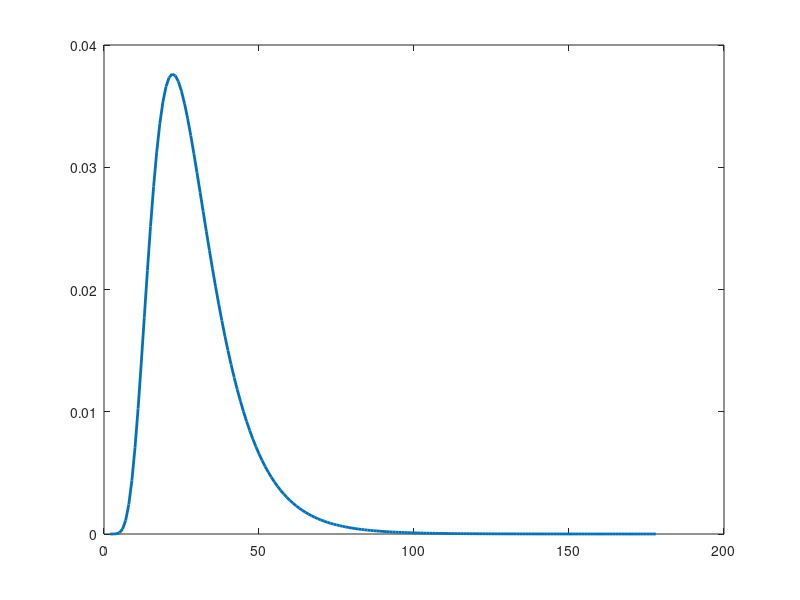

The MATLAB script that drew this image: (Note: this script raises an error after producing the figure.)
%% MINI DETECTION SIMULATION
%
% Alejandro Torrado Pacheco - July 2020
%
% 
% way 1: sigma/1.8, integer prop 0.48
% way 2: sigma/2.0, integer prop 0.50
% 

% mean single channel conductance of AMPARs
single_chan_conduct = 10; % pS
% membrane potential (absolute value)
Vm = 70; 
% mean current resulting from the opening of a single AMPAR at this Vm
single_current = single_chan_conduct * Vm*1e-3; % pA
% number of AMPARs per synapse (based on data from cerebellar synapses,
% doi: 10.1523/JNEUROSCI.2861-06.2007 ), min and max
n_AMPAR_min = 2;
n_AMPAR_max = 178;
p_open = 0.5; % mean proportion of channels opened by Glu release
p_open_sigma = 1;

% make normal distribution with values above
p_dist = makedist('Normal','mu',p_open,'sigma',p_open_sigma);
Normal_P_dist = truncate(p_dist, 0, 1);
x_p = 0:0.01:1;
y_p = pdf(Normal_P_dist,x_p);
% figure();
% plot(y_p,'r','linewidth',2);

% We assume a log-normal distribution of the number of AMPARs per synapse.
% From the paper above, we find that the mean and s.d. of this distribution
% are:
mu_X = 36.4;
sigma_X = mu_X*0.92;
% The above are the expectation and s.d. of the log-normally distributed
% variable X = e^(mu+sigma*Z), where Z is a standard normal variable and mu
% and sigma are the parameters of the lognormal distribution. We then
% compute mu and sigma based on mu_X and sigma_X:
mu = log( mu_X^2 / sqrt(mu_X^2 + sigma_X^2) );
sigma = sqrt( log( sigma_X^2/mu_X^2 + 1 ) );

% create the probability distribution object from those parameters
temp_pd = makedist('Lognormal','mu',mu,'sigma',sigma/1.8);

LogNormal_PD = truncate(temp_pd, n_AMPAR_min, n_AMPAR_max);

% compute and plot the PDF in the desired range
x_vals = n_AMPAR_min : n_AMPAR_max;
y_vals = pdf(LogNormal_PD,x_vals);

figure();
plot(x_vals,y_vals,'linewidth',2);

prop_mode = 'integer';


%% Sample simulated mini events from neurons

detection_threshold = 5.0;
% number of neurons in simulated dataset
n_cells = 35;
% sample n mini events from this neuron
n_events = 100;
% generate random set of AMPAR number per synapse
n_AMPARs = random(LogNormal_PD,n_events,n_cells);
%generate random proportion of open channels
switch prop_mode
    case 'normal'
        prop_Open = random(Normal_P_dist,n_events,n_cells);
    case 'uniform'
        unifact = 1;
        prop_Open = unifact*rand(n_events,n_cells);
    case 'integer'
        pO_range = [0.40 0.60];
        prop_Open = pO_range(1) + (pO_range(2) - pO_range(1)) .* rand(1,n_cells);
end
mini_ampl = prop_Open .* n_AMPARs .* single_current; 

do_plots = 0;
if do_plots
    for uu=1:n_cells
        figure();
        histogram(mini_ampl(:,uu),0:1:120,'facecolor','none','edgecolor','k');
        text(50, 5, sprintf('Mean amplitude: %.2f', mean(mini_ampl(:,uu))),'fontsize',12);
        hold on
        newdat = mini_ampl(:,uu);
        newdat(newdat<5) = NaN;
        histogram(newdat,0:1:120,'facecolor','none','edgecolor','r');
        text(50, 7, sprintf('Mean amplitude: %.2f', nanmean(newdat)),'fontsize',12,'color','r');
        uiwait(gcf)
    end
end

mean_ampl_bycell = nanmean(mini_ampl,1);

total_mean = nanmean(mean_ampl_bycell);
total_sem = nanstd(mean_ampl_bycell) ./ sqrt(n_cells-1);

% Now sample x events by cell at random to create simulated CDF

dataload = load('/Users/atorrado/Desktop/MLS_DATA/mini_sim/C2_CDF.mat');
cdf_data = dataload.C2_CDF;
[f,x] = ecdf(cdf_data);

n_samples_range = [30 90];

sampled_events = [];
toscale_events = [];

% rng(1);

%%
pks = 1;
counter = 0;

rng('shuffle');

while pks > 0.05
    sampled_events = [];
    toscale_events = [];
    
    for cc = 1:n_cells
%         rng();
        n_samples = randi(n_samples_range,1);
        sampled_events = [sampled_events; randsample(mini_ampl(:,cc),n_samples,'false')];
    end
    
    
%     rng(randi(1));
%     n_samples = randi(n_samples_range,1);
    counter = counter + 1;
    for cc=1:n_cells
        toscale_events = [toscale_events; randsample(mini_ampl(:,cc),n_samples,'false')];
    end
    [~,pks] = kstest2(sampled_events, toscale_events);
    if mod(counter,10)==0
        disp(counter);
        disp(pks);
    end
end
disp('ended')
%%
[control_cdf,control_x] = ecdf(sampled_events);
[toscale_cdf,toscale_x] = ecdf(toscale_events);

trunc_events = sampled_events(sampled_events >= detection_threshold);
trunc_toscale = toscale_events(toscale_events >= detection_threshold);

[ctrl_trunc_cdf, ctrl_trunc_x] = ecdf(trunc_events);
[toscale_trunc_cdf, toscale_trunc_x] = ecdf(trunc_toscale);

check_control=1;
if check_control
    lw = 3;
    setFigureDefaults;
    f1=figure();
    set(f1,'position',[.05 .1 .9 .4]);
%     subplot(1,3,1);
%     plot(control_x, control_cdf, 'linewidth', 2, 'color', 'k');
%     hold on;
%     plot(x,f,'linewidth',2,'linestyle','--','color','m');
%     plot(ctrl_trunc_x,ctrl_trunc_cdf,'linewidth',2,'linestyle','--','color','b');
%     set(gca,'xlim',[0 100]);
    subplot(1,3,3);
%     plot(control_x, control_cdf, 'linewidth', 2, 'color', 'k');
    hold on; box on
    plot(x,f,'linewidth',lw,'linestyle','-','color','m');
    plot(ctrl_trunc_x,ctrl_trunc_cdf,'linewidth',lw,'linestyle','-','color','k');
    line([5 5],[0 1],'linestyle','--','color','k');
    set(gca,'xlim',[0 30]);
    subplot(1,3,1);
    plot(control_x,control_cdf, 'linewidth', lw, 'color', 'k'); hold on;
    plot(toscale_x,toscale_cdf,'linewidth',lw,'linestyle','-','color','g');
    line([5 5],[0 1],'linestyle','--','color','k');
    set(gca,'xlim',[0 30]);
    subplot(1,3,2);
    plot(ctrl_trunc_x,ctrl_trunc_cdf, 'linewidth', lw, 'color', 'k'); hold on;
    plot(toscale_trunc_x,toscale_trunc_cdf,'linewidth',lw,'linestyle','-','color','g');
    line([5 5],[0 1],'linestyle','--','color','k');
    set(gca,'xlim',[0 30]);
    
    [~,p_ks] = kstest2(trunc_events,cdf_data)
    [~,p_ku] = kuiper_2samp(trunc_events,cdf_data)
    
    [~,p_ks_x] = kstest2(sampled_events,toscale_events)
    
end

%% TTX scaling

% use the sampled_events dist to scale and simulate a TTX-treated condition
scaling_factor = 1.20;
scaled_events = toscale_events .* scaling_factor;
[f_sc,x_sc] = ecdf(scaled_events);

trunc_scaled = scaled_events(scaled_events >= detection_threshold);
[ft_sc, xt_sc] = ecdf(trunc_scaled);

f2=figure();
set(f2,'position',[.1 .1 .9 .4]);
subplot(1,3,1);
plot(control_x, control_cdf, 'linewidth', lw, 'color', 'k'); hold on;
plot(x_sc, f_sc, 'linewidth', lw, 'color', 'r');
line([detection_threshold, detection_threshold],[0 1],'linestyle','--','color','k');
set(gca,'xlim',[0 30]);
subplot(1,3,2);
plot(ctrl_trunc_x, ctrl_trunc_cdf, 'linewidth', lw, 'color', 'k'); hold on;
plot(xt_sc, ft_sc, 'linewidth', lw, 'color', 'r');
line([detection_threshold, detection_threshold],[0 1],'linestyle','--','color','k');
set(gca,'xlim',[0 30]);


%% now setup ways to recover scaling factor



interp_x = linspace(0,1,2000);
ctlr1 = interp1(control_cdf, control_x, interp_x);
ttx2 = interp1(f_sc, x_sc, interp_x);

ctrl_sorted = sort(ctlr1);
ttx_sorted = sort(ttx2);

% first is the linear fit
[coeff,~] = polyfit(ctrl_sorted,ttx_sorted,1)
x_lin = 0:0.1:100;
y_lin = x_lin.*coeff(1) + coeff(2);

interp_x = linspace(0,1,2000);
vq1 = interp1(ctrl_trunc_cdf, ctrl_trunc_x, interp_x);
vq2 = interp1(ft_sc, xt_sc, interp_x);

ctrl_trunc_sort = sort(vq1);
ttx_trunc_sort = sort(vq2);

% first is the linear fit
[coeff_trunc,~] = polyfit(ctrl_trunc_sort,ttx_trunc_sort,1)
x_lin_t = 0:0.1:100;
y_lin_t = x_lin_t.*coeff_trunc(1) + coeff_trunc(2);

ax_lim = 60;

f3=figure();
set(f3,'position',[.02 .04 .9 .4]);
% subplot(2,2,1);
% plot(ctrl_sorted,ttx_sorted,'dk','markersize',8);
% hold on;
% line([0 100],[0 100],'linestyle','--','color','k');
% plot(x_lin,y_lin,'-m','linewidth',2);
% set(gca,'xlim',[0 ax_lim],'ylim',[0 ax_lim]);
% 
% scaled_ttx = (ttx_sorted - coeff(2)) ./ coeff(1);
% 
% subplot(2,2,2);
% hold on;
% c1=cdfplot(ctrl_sorted);
% c1.LineWidth = 2;
% c1.Color = [0 0 0];
% c2 = cdfplot(ttx_sorted);
% c2.LineWidth=2;
% c2.Color = 'm';
% c3 = cdfplot(scaled_ttx);
% c3.LineWidth=2;
% c3.Color = 'm';
% c3.LineStyle = '--';
% set(gca,'xlim',[0 ax_lim]);

subplot(1,3,1);
plot(ctrl_trunc_sort,ttx_trunc_sort,'ok','markersize',8);
hold on;
line([0 100],[0 100],'linestyle','--','color','k');
plot(x_lin_t,y_lin_t,'-r','linewidth',2);
set(gca,'xlim',[0 ax_lim],'ylim',[0 ax_lim]);

scaled_ttx_trunc = (ttx_trunc_sort - coeff_trunc(2)) ./ coeff_trunc(1);
scaled_ttx_trunc = scaled_ttx_trunc(scaled_ttx_trunc >= detection_threshold);


[c1_c, c1_x] = ecdf(ctrl_trunc_sort);
[c2_c, c2_x] = ecdf(ttx_trunc_sort);
[c3_c, c3_x] = ecdf(scaled_ttx_trunc);

subplot(1,3,2);
hold on;
plot(c1_x, c1_c, 'linestyle', '-', 'color', 'k', 'linewidth', 3);
plot(c2_x, c2_c, 'linestyle', '-', 'color', 'r', 'linewidth', 3);
plot(c3_x, c3_c, 'linestyle', '--', 'color', 'r', 'linewidth', 3);
set(gca,'xlim',[0 30]);
box on

%% now do the Kim et al 2012 method
clear pval*
sc_f = 0.70 : 0.001 : 1.10;


for ii = 1:numel(sc_f)
    
    sc_fact = sc_f(ii);
    
    
    ctrl = trunc_events;
    ttx = trunc_scaled;
    ttx_sc = trunc_scaled .* sc_fact;
    ttx_sc_thresh = ttx_sc(ttx_sc >= detection_threshold);
    
    [~,pval(ii)] = kstest2(ttx_sc,ctrl);
    [~,pval_thresh(ii)] = kstest2(ttx_sc_thresh,ctrl);
    
end

[max_pval,detected_sc_idx] = max(pval);
detected_sc = 1/sc_f(detected_sc_idx);

[max_pval_th,detected_sc_idx_th] = max(pval_thresh);
detected_sc_th = 1/sc_f(detected_sc_idx_th);

f4 = figure();
set(f4,'position',[.05 .08 .5 .7]);

plot(1./sc_f,pval,'-xk','markersize',9,'linewidth',1.5)
hold on;
line([detected_sc, detected_sc],[0 max_pval],'linestyle',':','color','r','linewidth',1.5);
text(detected_sc-0.05,max_pval+0.05,...
    sprintf('Scaling factor: %.3f',detected_sc),'fontsize',12,'color','r');
set(gca,'ylim',[0 round(max_pval + 0.1,1)]);


plot(1./sc_f,pval_thresh,'-xm','markersize',9,'linewidth',1.5)
hold on;
line([detected_sc_th, detected_sc_th],[0 max_pval_th],'linestyle',':','color','r','linewidth',1.5);
text(detected_sc_th-0.05,max_pval_th+0.05,...
    sprintf('Scaling factor: %.3f',detected_sc_th),'fontsize',12,'color','r');
set(gca,'ylim',[0 round(max_pval_th + 0.1,1)]);

%% kim et al with scaling up instead of down

clear pval*
sc_f = 0.95 : 0.001 : 1.40;


for ii = 1:numel(sc_f)
    
    sc_fact = sc_f(ii);
    
    
    ctrl = trunc_events;
    ttx = trunc_scaled;
    ctrl_sc = trunc_events .* sc_fact;
    ctrl_sc_thresh = ctrl_sc(ctrl_sc >= detection_threshold);
    
    [~,pval(ii)] = kstest2(ctrl_sc,ttx);
    [~,pval_thresh(ii)] = kstest2(ctrl_sc_thresh,ttx);
    
end

[max_pval,detected_sc_idx] = max(pval);
detected_sc = sc_f(detected_sc_idx);

[max_pval_th,detected_sc_idx_th] = max(pval_thresh);
detected_sc_th = sc_f(detected_sc_idx_th);

f4 = figure();
set(f4,'position',[.05 .08 .6 .6]);
subplot(1,2,1);
plot(sc_f,pval,'-xk','markersize',8,'linewidth',2)
hold on;
line([detected_sc, detected_sc],[0 max_pval],'linestyle',':','color','r','linewidth',1.5);
text(detected_sc-0.05,max_pval+0.05,...
    sprintf('Scaling factor: %.3f',detected_sc),'fontsize',12,'color','r');
set(gca,'ylim',[0 round(max_pval + 0.1,1)]);

subplot(1,2,2);
plot(sc_f,pval_thresh,'-xk','markersize',8,'linewidth',2)
hold on;
line([detected_sc_th, detected_sc_th],[0 max_pval_th],'linestyle',':','color','r','linewidth',1.5);
text(detected_sc_th-0.05,max_pval_th+0.05,...
    sprintf('Scaling factor: %.3f',detected_sc_th),'fontsize',12,'color','r');
set(gca,'ylim',[0 round(max_pval_th + 0.1,1)]);

%% finally do the Hanes et al analysis

ratio = ttx_trunc_sort./ctrl_trunc_sort;


f5 = figure();
set(f5,'position',[.07 .12 .5 .6]);
plot(ctrl_trunc_sort,ratio,'xk','markersize',8);
set(gca,'xlim',[0 40]);
    
    

%% save data for reproducibility

minisim.DATA.control1       = sampled_events;
minisim.DATA.control2       = toscale_events;
minisim.DATA.ttx            = scaled_events;
minisim.DATA.control1_trunc = trunc_events;
minisim.DATA.control2_trunc = trunc_toscale;
minisim.DATA.ttx_trunc      = trunc_scaled;
minisim.DATA.realdata       = cdf_data;

minisim.PARAMS.single_chan_conduct  = single_chan_conduct;
minisim.PARAMS.Vm                   = Vm;
minisim.PARAMS.single_current       = single_current;
minisim.PARAMS.n_AMPAR_min          = n_AMPAR_min;
minisim.PARAMS.n_AMPAR_max          = n_AMPAR_max;
minisim.PARAMS.mu_X                 = mu_X;
minisim.PARAMS.sigma_X              = sigma_X;
minisim.PARAMS.mu                   = mu;
minisim.PARAMS.sigma                = sigma;
minisim.PARAMS.LogNormal_PD         = LogNormal_PD;
minisim.PARAMS.detection_threshold  = detection_threshold;
minisim.PARAMS.n_cells              = n_cells;
minisim.PARAMS.n_events             = n_events;
minisim.PARAMS.n_AMPARs             = n_AMPARs;
minisim.PARAMS.pO_range             = pO_range;
minisim.PARAMS.prop_Open            = prop_Open;
minisim.PARAMS.mini_ampl            = mini_ampl;
minisim.PARAMS.prop_mode            = prop_mode;
minisim.PARAMS.n_samples_range      = n_samples_range;
minisim.PARAMS.scaling_factor       = scaling_factor;

savedir = '/Volumes/turrigiano-lab/ATP_MAIN/FIGURES/Neuron_REVIEW/mini_sim/final_version';
savename = 'minisim.mat';

save([savedir filesep savename],'minisim','-v7.3');







